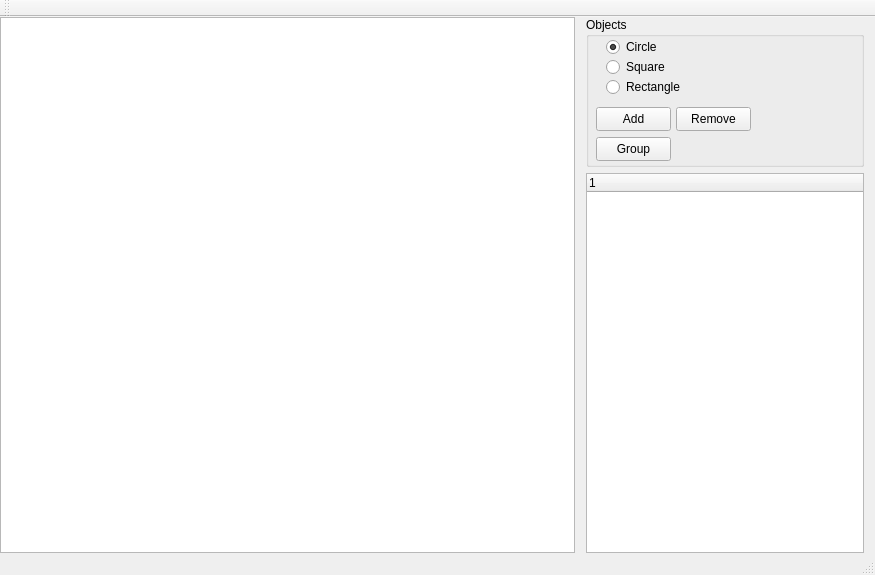
<?xml version="1.0" encoding="UTF-8"?>
<ui version="4.0">
 <class>VirtualWorldClass</class>
 <widget class="QMainWindow" name="VirtualWorldClass">
  <property name="geometry">
   <rect>
    <x>0</x>
    <y>0</y>
    <width>875</width>
    <height>575</height>
   </rect>
  </property>
  <property name="windowTitle">
   <string>VirtualWorld</string>
  </property>
  <widget class="QWidget" name="centralWidget">
   <layout class="QHBoxLayout" name="horizontalLayout">
    <property name="spacing">
     <number>0</number>
    </property>
    <property name="leftMargin">
     <number>0</number>
    </property>
    <property name="topMargin">
     <number>0</number>
    </property>
    <property name="rightMargin">
     <number>0</number>
    </property>
    <property name="bottomMargin">
     <number>0</number>
    </property>
    <item>
     <widget class="QWidget" name="widget" native="true">
      <layout class="QHBoxLayout" name="horizontalLayout_2">
       <property name="spacing">
        <number>0</number>
       </property>
       <property name="leftMargin">
        <number>0</number>
       </property>
       <property name="topMargin">
        <number>0</number>
       </property>
       <property name="rightMargin">
        <number>0</number>
       </property>
       <property name="bottomMargin">
        <number>0</number>
       </property>
       <item>
        <widget class="QGraphicsView" name="graphicsView">
         <property name="dragMode">
          <enum>QGraphicsView::NoDrag</enum>
         </property>
         <property name="viewportUpdateMode">
          <enum>QGraphicsView::SmartViewportUpdate</enum>
         </property>
        </widget>
       </item>
      </layout>
     </widget>
    </item>
    <item>
     <widget class="QWidget" name="widget_2" native="true">
      <property name="sizePolicy">
       <sizepolicy hsizetype="Expanding" vsizetype="Expanding">
        <horstretch>0</horstretch>
        <verstretch>0</verstretch>
       </sizepolicy>
      </property>
      <property name="minimumSize">
       <size>
        <width>200</width>
        <height>0</height>
       </size>
      </property>
      <property name="maximumSize">
       <size>
        <width>300</width>
        <height>16777215</height>
       </size>
      </property>
      <layout class="QVBoxLayout" name="verticalLayout">
       <property name="topMargin">
        <number>0</number>
       </property>
       <property name="bottomMargin">
        <number>0</number>
       </property>
       <item>
        <widget class="QGroupBox" name="groupBox">
         <property name="minimumSize">
          <size>
           <width>0</width>
           <height>150</height>
          </size>
         </property>
         <property name="title">
          <string>Objects</string>
         </property>
         <widget class="QRadioButton" name="radioButton_Circle">
          <property name="geometry">
           <rect>
            <x>20</x>
            <y>20</y>
            <width>89</width>
            <height>20</height>
           </rect>
          </property>
          <property name="text">
           <string>Circle</string>
          </property>
          <property name="checked">
           <bool>true</bool>
          </property>
         </widget>
         <widget class="QRadioButton" name="radioButton_Square">
          <property name="geometry">
           <rect>
            <x>20</x>
            <y>40</y>
            <width>89</width>
            <height>20</height>
           </rect>
          </property>
          <property name="text">
           <string>Square</string>
          </property>
         </widget>
         <widget class="QRadioButton" name="radioButton_Rectangle">
          <property name="geometry">
           <rect>
            <x>20</x>
            <y>60</y>
            <width>89</width>
            <height>20</height>
           </rect>
          </property>
          <property name="text">
           <string>Rectangle</string>
          </property>
         </widget>
         <widget class="QPushButton" name="Object_GroupButton">
          <property name="geometry">
           <rect>
            <x>10</x>
            <y>120</y>
            <width>75</width>
            <height>24</height>
           </rect>
          </property>
          <property name="text">
           <string>Group</string>
          </property>
         </widget>
         <widget class="QPushButton" name="Object_AddButton">
          <property name="geometry">
           <rect>
            <x>10</x>
            <y>90</y>
            <width>75</width>
            <height>24</height>
           </rect>
          </property>
          <property name="text">
           <string>Add</string>
          </property>
         </widget>
         <widget class="QPushButton" name="Object_RemoveButton">
          <property name="geometry">
           <rect>
            <x>90</x>
            <y>90</y>
            <width>75</width>
            <height>24</height>
           </rect>
          </property>
          <property name="text">
           <string>Remove</string>
          </property>
         </widget>
        </widget>
       </item>
       <item>
        <widget class="QTreeWidget" name="treeWidget">
         <column>
          <property name="text">
           <string notr="true">1</string>
          </property>
         </column>
        </widget>
       </item>
      </layout>
     </widget>
    </item>
   </layout>
  </widget>
  <widget class="QMenuBar" name="menuBar">
   <property name="geometry">
    <rect>
     <x>0</x>
     <y>0</y>
     <width>875</width>
     <height>22</height>
    </rect>
   </property>
  </widget>
  <widget class="QToolBar" name="mainToolBar">
   <attribute name="toolBarArea">
    <enum>TopToolBarArea</enum>
   </attribute>
   <attribute name="toolBarBreak">
    <bool>false</bool>
   </attribute>
  </widget>
  <widget class="QStatusBar" name="statusBar"/>
 </widget>
 <layoutdefault spacing="6" margin="11"/>
 <resources>
  <include location="virtualworld.qrc"/>
 </resources>
 <connections/>
</ui>
